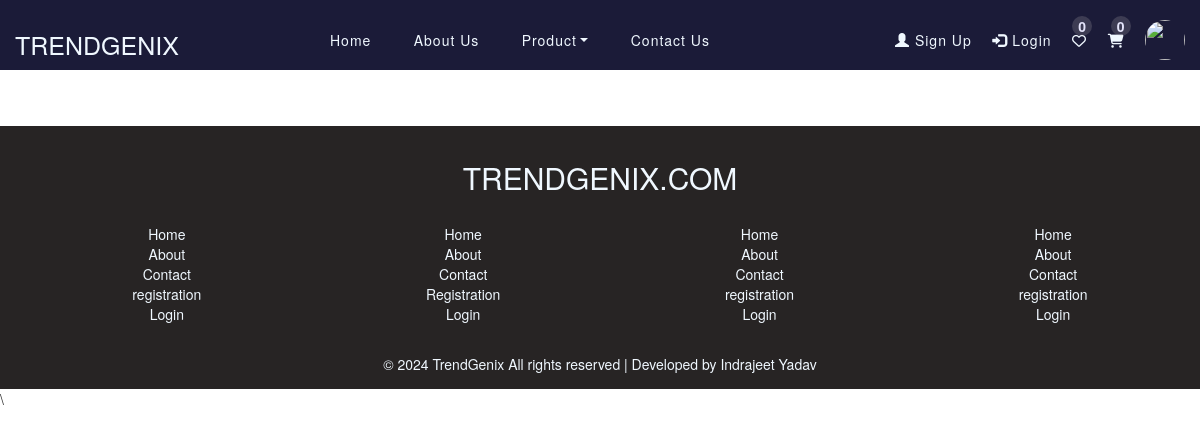
The page /women/ on the database as committed earlier.
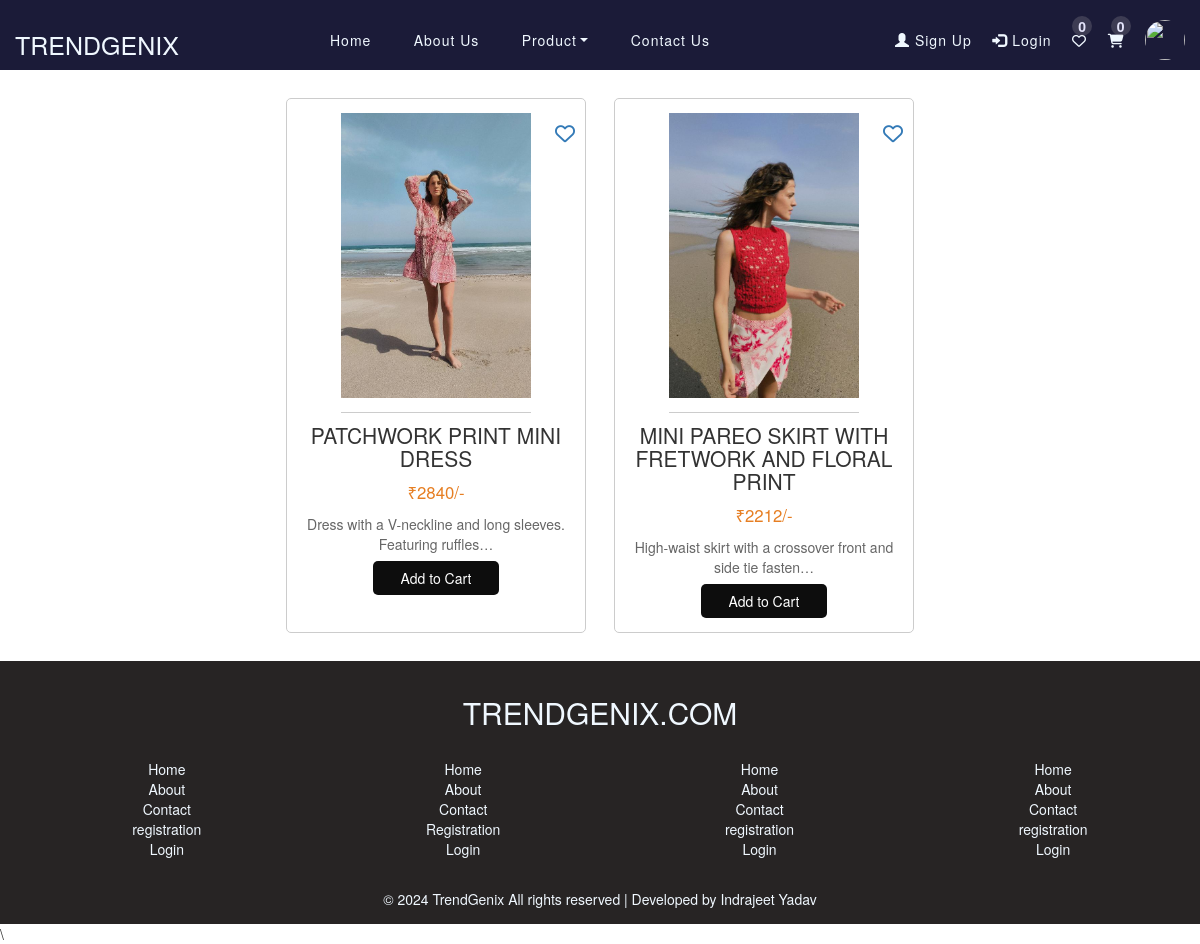
The same page on the database as committed later.
### app/models.py (models this page shows, shortened)
class Productmodel(models.Model):
    Prod_Name=models.CharField(max_length=254, null=True, choices=Product_for)
    Product_Type=models.CharField(max_length=254, null=True)
    Prod_Image1=models.ImageField(null=True)
    Prod_Image2=models.ImageField(null=True)
    Prod_Image3=models.ImageField(null=True)
    Prod_Image4=models.ImageField(null=True)
    Prod_Price =models.IntegerField(null=True)
    Prod_MRP=models.IntegerField(null=True)
    Discount=models.IntegerField(null=True)
    Prod_Offer=models.CharField(max_length=254, null=True)
    Prod_Detail=models.TextField(null=True)
    Prod_color=models.CharField(max_length=254, null=True)
    Serial_no=models.IntegerField(null=True)

### app/views.py (the view)
# urls.py: path('women/',women, name='women'),
def women(request):
    data=Productmodel.objects.filter(Prod_Name="Women")
    print(data.values())
    try:
        User_id=request.session.get('User_id')
        user_info=get_object_or_404(RegistrationModel, id=User_id)
        addcart = request.session.get('addtocart')
        try:
            cart_no=len(addcart)
        except:
            cart_no=0
        Context={
        'prop':data,
        'media_url': settings.MEDIA_URL,
        'user_name':user_info,
        'addcartno': cart_no,
    }
        return render(request, 'women.html', Context)
    except:
        Context={
        'prop':data,
        'media_url': settings.MEDIA_URL
    }
        return render(request, 'women.html',Context)

### app/templates/women.html (shortened to what this page needs)
{% extends 'base.html' %}
{% block content%}
<main>
    <section class="products">
        {% for i in prop %}
        <article class="product" id="product_container">
            <img src="{{media_url}}{{i.Prod_Image1}}" alt="Product 1" id="Product_image">
            <h2>{{i.Product_Type | default:'Product Name'}} </h2>
            <p class="price">₹{{i.Prod_Price | default:'40'}}/-</p>
            <p class="description">{{i.Prod_Detail | truncatechars:60}}</p>
            <a href="#" id="likebtn{{i.id}}" class="heart_likeproduct" onclick="likedproduct(i.id)"><i
                    class="fa-regular fa-heart"></i></a>
            <button id="prod_model_btn">
                <form action="{% url 'addtocart' pk=i.id %}" method="post">
                    <input type="submit" value="Add to Cart">
                </form>
            </button>
        </article>
        {% endfor %}
    </section>
</main>
{% endblock %}

### app/templates/base.html (shortened to what this page needs)
{% load static %}
<!DOCTYPE html>
<html lang="en">
<head>
    <link rel="stylesheet" href="{% static '/css/style.css' %}">
    <link rel="stylesheet" href="{% static '/css/registration.css' %}">
    <link href="https://cdn.jsdelivr.net/npm/bootstrap@5.3.3/dist/css/bootstrap.min.css" rel="stylesheet"
>
    <link rel="stylesheet" href="https://cdnjs.cloudflare.com/ajax/libs/font-awesome/6.5.2/css/all.min.css"
 />
    <link rel="stylesheet" href="https://maxcdn.bootstrapcdn.com/bootstrap/3.4.1/css/bootstrap.min.css">
    <link rel="stylesheet" href="https://cdnjs.cloudflare.com/ajax/libs/font-awesome/6.5.2/css/all.min.css"
 />
    <link rel="stylesheet"
        href="https://cdnjs.cloudflare.com/ajax/libs/MaterialDesign-Webfont/5.3.45/css/materialdesignicons.css"
 />
    <link href='https://unpkg.com/boxicons@2.1.4/css/boxicons.min.css' rel='stylesheet'>
    <link rel="stylesheet" href="https://cdnjs.cloudflare.com/ajax/libs/meyer-reset/2.0/reset.min.css">
    <link rel='stylesheet' href='//maxcdn.bootstrapcdn.com/bootstrap/3.3.5/css/bootstrap.min.css'>
</head>
<body>
    {% if user_name %}
    <div id="Navbar" class="navbar-inverse">
        <div id="responsive_icon_com_title">
            <div id="manubar_icon_box">
                <div id="manubar_icon_close" onclick="submanu_box(1)">
                    <i class="fa-solid fa-bars"></i>
                </div>
                <div id="manubar_icon_open" onclick="submanu_box(1)">
                    <i class="fa-solid fa-bars-staggered"></i>
                </div>
            </div>
            <div id="title"><a href="{% url 'index'%}">TRENDGENIX</a></div>
        </div>
        <ul id="navbar1">
            <li><a href="{% url 'index'%}">Home</a></li>
            <li><a href="{% url 'about'%}">About Us</a></li>
            <li class="nav-item dropdown">
                <a class="nav-link dropdown-toggle" href="{% url 'product'%}" role="button"
                    data-bs-toggle="dropdown">Product</a>
                <ul class="dropdown-menu" id="dropdown_manu">
                    <li><a href="{% url 'men'%}">Men</a></li>
                    <li><a href="{% url 'women'%}">Women</a></li>
                    <li><a href="{% url 'girl'%}">Kids</a></li>
                </ul>
            </li>
            <li><a href="{% url 'contact'%}">Contact Us</a></li>
        </ul>
        <ul id="userdashnavbar2">
            <li id="liked_icon_container">
                <div id="add_liked_value">{{addcartno | default:'0'}}</div>
                <a href="{% url 'login'%}"><i class="fa-regular fa-heart"></i></a>
            </li>
            <li id="addcart_icon_container">
                <div id="add_cart_value">{{addcartno | default:'0'}}</div>
                <a href="{% url 'cartpage'%}">
                    <i class="fa-solid fa-cart-shopping"></i>
                </a>
            </li>
            <li id="login_user" onclick="pro_info(1)">
                {% if user_name.Profile %}
                <img src="{{media_url}}{{user_name.Profile}}" alt="" id="usericon_img" />
                {% else %}
                <img id="usericon"
                    src="https://static.vecteezy.com/system/resources/thumbnails/004/607/791/small_2x/man-face-emotive-icon-smiling-male-character-in-blue-shirt-flat-illustration-isolated-on-white-happy-human-psychological-portrait-positive-emotions-user-avatar-for-app-web-design-vector.jpg"
                    alt="" />
                {% endif %}
            </li>
        </ul>
    </div>
    <div id="profile_box">
        {% if user_name.Profile %}
        <img src="{{media_url}}{{user_name.Profile}}" alt="" id="prof_image" />
        {% else %}
        <img src="https://ps.w.org/user-avatar-reloaded/assets/icon-256x256.png?rev=2540745" alt="" id="prof_image" />
        {% endif %}<br />
        <form action="{% url 'editpro' %}" method="post">
            {% csrf_token %}
            <input type="text" name="accounttype" value="user_profile" id="" hidden>
            <input type="email" value="{{user_name.Email}}" name="email" id="" hidden>
            <input id="editpro_btn" type="submit" value="Edit Profile">
        </form>
        <form action="{% url 'changepass' %}" method="post">
            {% csrf_token %}
            <input type="email" value="{{user_name.Email}}" name="email" id="" hidden>
            <input id="editpro_btn" type="submit" value="Change password">
        </form>
        <div id="user_account_info">
            <label>{{user_name.About}}</label>
            {% if user_name.Username %}
            <label>Name &nbsp;&nbsp;&nbsp;:&nbsp; {{user_name.Username | default:'Guest'}}</label>
            {% else %}
            <label>Name &nbsp;&nbsp;&nbsp;:&nbsp; {{user_name.Name | default:'Guest'}}</label>
            {% endif %}
            <label>Email &nbsp;&nbsp; :&nbsp; {{user_name.Email | default:'abc@gmail.com'}}</label><br />
            <label>Number &nbsp;&nbsp;&nbsp;:&nbsp; {{user_name.Number | default:'1234567890'}}</label><br />
            <label>Password : &nbsp; {{user_name.Password | default:'Abc12345@'}}</label><br />
        </div>
        <button id="editpro_btn"><a href="{% url 'logout'%}">Logout</a></button><br /><br />
    </div>
    {% else %}
    <div id="Navbar" class="navbar-inverse">
        <div id="responsive_icon_com_title">
            <div id="title"><a href="{% url 'index'%}">TRENDGENIX</a></div>
        </div>
        <ul id="navbar1">
            <li><a href="{% url 'index'%}">Home</a></li>
            <li><a href="{% url 'about'%}">About Us</a></li>
            <li class="nav-item dropdown">
                <a class="nav-link dropdown-toggle" href="{% url 'product'%}" role="button"
                    data-bs-toggle="dropdown">Product</a>
            </li>
            <li><a href="{% url 'contact'%}">Contact Us</a></li>
        </ul>
        <ul id="navbar2">
            <li><a href="{% url 'register'%}"><span class="glyphicon glyphicon-user"></span> Sign Up</a></li>
            <li><a href="{% url 'login'%}"><span class="glyphicon glyphicon-log-in"></span> Login</a></li>
            <li id="liked_icon_container">
                <div id="add_liked_value">{{addcartno | default:'0'}}</div>
                <a href="{% url 'login'%}"><i class="fa-regular fa-heart"></i></a>
            </li>
            <li id="addcart_icon_container">
                <div id="add_cart_value">{{addcartno | default:'0'}}</div>
                <a href="{% url 'login'%}">
                    <i class="fa-solid fa-cart-shopping"></i>
                </a>
            </li>
            <li id="login_user" onclick="pro_info(1)">
                <img id="usericon"
                    src="https://static.vecteezy.com/system/resources/thumbnails/004/607/791/small_2x/man-face-emotive-icon-smiling-male-character-in-blue-shirt-flat-illustration-isolated-on-white-happy-human-psychological-portrait-positive-emotions-user-avatar-for-app-web-design-vector.jpg"
                    alt="" />
            </li>
        </ul>
    </div>
    {% endif %}
    {% block content%}
    {% endblock %}
    <Footer id="Footer">
        <h2>TRENDGENIX.COM</h2>
        <div id="links_box">
            <ul id="footlink1" style="list-style: none;">
                <li><a href="{% url 'index'%}">Home</a></li>
                <li><a href="{% url 'about'%}">About</a></li>
                <li><a href="{% url 'contact'%}">Contact</a></li>
                <li><a href="{% url 'register'%}">registration</a></li>
                <li><a href="{% url 'login'%}">Login</a></li>
            </ul>
            <ul id="footlink2" style="list-style: none;">
                <li><a href="{% url 'index'%}">Home</a></li>
                <li><a href="{% url 'about'%}">About</a></li>
                <li><a href="{% url 'contact'%}">Contact</a></li>
                <li><a href="{% url 'register'%}">Registration</a></li>
                <li><a href="{% url 'login'%}">Login</a></li>
            </ul>
            <ul id="footlink3" style="list-style: none;">
                <li><a href="{% url 'index'%}">Home</a></li>
                <li><a href="{% url 'about'%}">About</a></li>
                <li><a href="{% url 'contact'%}">Contact</a></li>
                <li><a href="{% url 'register'%}">registration</a></li>
                <li><a href="{% url 'login'%}">Login</a></li>
            </ul>
            <ul id="footlink4" style="list-style: none;">
                <li><a href="{% url 'index'%}">Home</a></li>
                <li><a href="{% url 'about'%}">About</a></li>
                <li><a href="{% url 'contact'%}">Contact</a></li>
                <li><a href="{% url 'register'%}">registration</a></li>
                <li><a href="{% url 'login'%}">Login</a></li>
            </ul>
        </div>
        <div>
            &copy; 2024 TrendGenix All rights reserved | Developed by Indrajeet Yadav
        </div>
    </Footer>
    \
</body>
</html>

### app/static/css/style.css (style rules this page uses)
* { margin: 0px; padding: 0px; box-sizing: border-box; }
#Navbar { list-style: none; width: 100%; height: 70px; display: flex; justify-content: space-between; align-items: center; padding: 1px 15px; padding-top: 20px; background-color: rgb(27, 27, 56); z-index: 110; position: sticky; top: -10px }
#navbar1 { width: 400px; list-style: none; display: flex; justify-content: space-between; align-items: center; }
#navbar2 { width: 310px; list-style: none; display: flex; justify-content: space-between; align-items: center; }
#title a { color: aliceblue; font-size: 25px; text-decoration: none; }
#login_user { color: aliceblue; cursor: pointer; }
#Navbar li a { text-decoration: none; color: aliceblue; letter-spacing: 1px; }
#responsive_icon_com_title { width: 130px; height: 38px; display: flex; justify-content: space-between; align-items: center; }
#usericon { width: 40px; height: 40px; border-radius: 50%; }
#addcart_icon_container, #liked_icon_container { position: relative; }
#add_cart_value { width: 20px; height: 20px; border-radius: 50px; text-align: center; background-color: rgba(198, 193, 193, 0.2); color: rgb(229, 229, 251); font-weight: 700; position: absolute; top: -14px; left: 3px; }
#add_liked_value { width: 20px; height: 20px; border-radius: 50px; text-align: center; background-color: rgba(198, 193, 193, 0.2); color: rgb(229, 229, 251); font-weight: 700; position: absolute; top: -14px; }
#Footer { text-align: center; color: aliceblue; padding: 15px 10px; background-color: rgb(39, 36, 36); }
#links_box { display: flex; justify-content: space-around; align-items: center; width: 100%; height: 150px; }
#footlink1 li a, #footlink2 li a, #footlink3 li a, #footlink4 li a { color: aliceblue; text-decoration: none; margin-bottom: 15px; }
#prod_model_btn form input { border: none; outline: none; background-color: #0d0d0d; }
#prod_model_btn { background-color: #0d0d0d; }

### app/static/css/registration.css (style rules this page uses)
main { padding: 2em; }
.products { display: flex; flex-wrap: wrap; gap: 2em; justify-content: center; }
.product { border: 1px solid #ccc; border-radius: 5px; padding: 1em; text-align: center; width: 300px; }
.product img { max-width: 100%; height: auto; border-bottom: 1px solid #ccc; padding-bottom: 1em; }
.product h2 { font-size: 1.5em; margin: 0.5em 0; }
.product .price { color: #e67e22; font-size: 1.2em; }
.product .description { font-size: 1em; color: #666; margin: 0.5em 0; }
.product button { background-color: #333; color: #fff; border: none; padding: 0.5em 2em; cursor: pointer; border-radius: 5px; }
#Product_image { height: 300px; object-fit: fill; }
.heart_likeproduct { font-size: 20px; position: absolute; top:20px; right:10px; }
#product_container { position: relative; }
body { margin-top:20px; background-color: #f1f3f7; }
a { text-decoration: none!important; }
body { margin-top:20px; background-color:#f2f6fc; color:#69707a; }
a { color: #2196F3; }

Rows that differ between the two databases and show on the page:
now on this page (row edited): Productmodel: Prod_Image1 (picture), Product_Type "PATCHWORK PRINT MINI DRESS", Prod_Price "2840", Prod_Detail "Dress with a V-neckline and long sleeves. Featuring ruffles…"
added Productmodel: Prod_Image1 (picture), Product_Type "MINI PAREO SKIRT WITH FRETWORK AND FLORAL PRINT", Prod_Price "2212", Prod_Detail "High-waist skirt with a crossover front and side tie fasten…"
